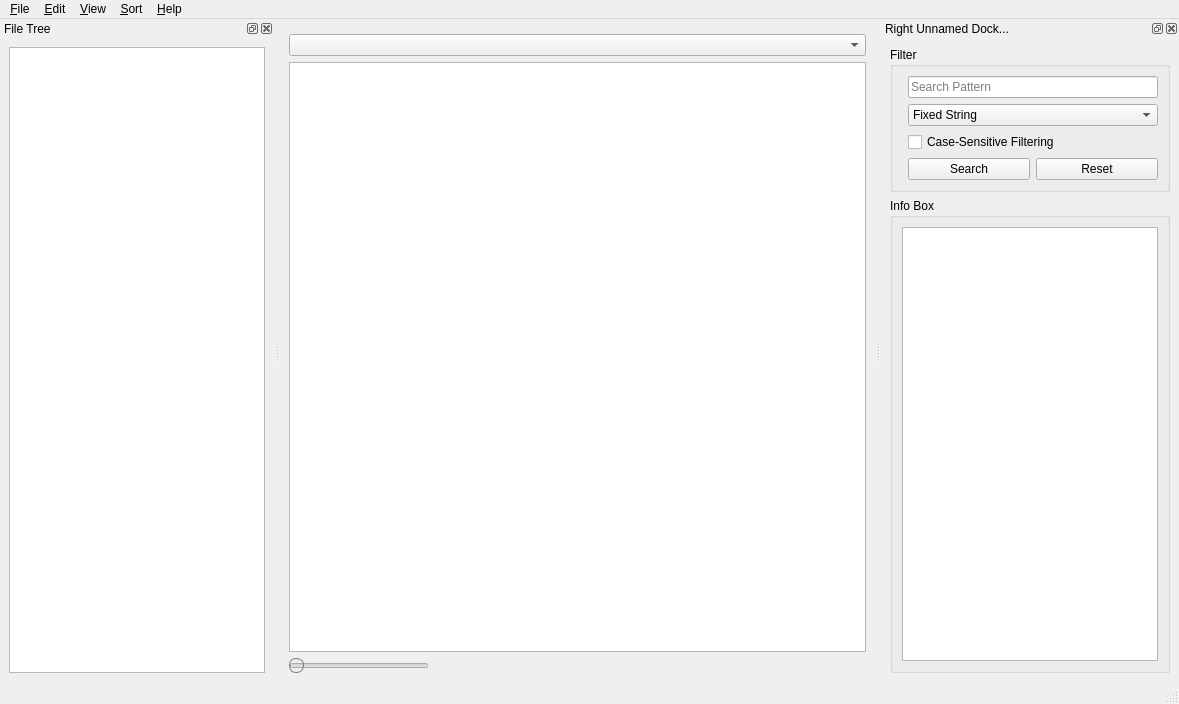
<?xml version="1.0" encoding="UTF-8"?>
<ui version="4.0">
 <class>MainWindow</class>
 <widget class="QMainWindow" name="MainWindow">
  <property name="geometry">
   <rect>
    <x>0</x>
    <y>0</y>
    <width>1179</width>
    <height>704</height>
   </rect>
  </property>
  <property name="windowTitle">
   <string>ANPV</string>
  </property>
  <property name="styleSheet">
   <string notr="true">
QSlider::add-page:horizontal {
border: 0px solid #777;
border-radius: 10px;
}

QSlider::handle:horizontal {
background: qlineargradient(x1:0, y1:0, x2:1, y2:1,
    stop:0 #eee, stop:1 #ccc);
border: 1px solid #777;
border-radius: 7px;
width: 14px;
}

QSlider::handle:horizontal:hover {
background: qlineargradient(x1:0, y1:0, x2:1, y2:1,
    stop:0 #fff, stop:1 #ddd);
border: 1px solid #444;
border-radius: 0px;
}
</string>
  </property>
  <widget class="QWidget" name="centralwidget">
   <property name="sizePolicy">
    <sizepolicy hsizetype="MinimumExpanding" vsizetype="MinimumExpanding">
     <horstretch>0</horstretch>
     <verstretch>0</verstretch>
    </sizepolicy>
   </property>
   <layout class="QVBoxLayout" name="verticalLayout_2">
    <item>
     <widget class="QWidget" name="pathBreadcrumbs" native="true">
      <property name="contextMenuPolicy">
       <enum>Qt::NoContextMenu</enum>
      </property>
     </widget>
    </item>
    <item>
     <widget class="UrlNavigatorWidget" name="urlNavigator"/>
    </item>
    <item>
     <widget class="ThumbnailListView" name="thumbnailListView">
      <property name="contextMenuPolicy">
       <enum>Qt::ActionsContextMenu</enum>
      </property>
      <property name="whatsThis">
       <string>&lt;html&gt;&lt;head/&gt;&lt;body&gt;&lt;p&gt;&lt;p&gt;&lt;b&gt;The Thumbnail View&lt;/b&gt;&lt;/p&gt;Here you see all files of the current directory. Readable images that have an embedded thumbnail preview will be displayed immediately. Those images which do not have such an embedded preview, must be decoded once to also receive a (temporary) preview.&lt;/p&gt;&lt;p&gt;Note that those previews may be of very low resolution. Double click one or more images to see them in full resolution.&lt;/p&gt;&lt;p&gt;Also note that not all image editors respect those embedded previews. I.e. they may leave garbage previews there.&lt;/p&gt;&lt;/body&gt;&lt;/html&gt;</string>
      </property>
     </widget>
    </item>
    <item>
     <layout class="QHBoxLayout" name="horizontalLayout">
      <item>
       <widget class="QSlider" name="iconSizeSlider">
        <property name="sizePolicy">
         <sizepolicy hsizetype="Maximum" vsizetype="Fixed">
          <horstretch>0</horstretch>
          <verstretch>0</verstretch>
         </sizepolicy>
        </property>
        <property name="minimumSize">
         <size>
          <width>140</width>
          <height>0</height>
         </size>
        </property>
        <property name="cursor">
         <cursorShape>SizeHorCursor</cursorShape>
        </property>
        <property name="contextMenuPolicy">
         <enum>Qt::NoContextMenu</enum>
        </property>
        <property name="toolTip">
         <string/>
        </property>
        <property name="whatsThis">
         <string>&lt;html&gt;&lt;head/&gt;&lt;body&gt;&lt;p&gt;Use this slider to set the height of the thumbnails (in pixel).&lt;/p&gt;&lt;/body&gt;&lt;/html&gt;</string>
        </property>
        <property name="orientation">
         <enum>Qt::Horizontal</enum>
        </property>
       </widget>
      </item>
      <item>
       <widget class="CancellableProgressWidget" name="cancellableWidget" native="true">
        <property name="sizePolicy">
         <sizepolicy hsizetype="Expanding" vsizetype="Preferred">
          <horstretch>0</horstretch>
          <verstretch>0</verstretch>
         </sizepolicy>
        </property>
       </widget>
      </item>
     </layout>
    </item>
   </layout>
  </widget>
  <widget class="QMenuBar" name="menubar">
   <property name="geometry">
    <rect>
     <x>0</x>
     <y>0</y>
     <width>1179</width>
     <height>23</height>
    </rect>
   </property>
   <widget class="QMenu" name="menuFile">
    <property name="title">
     <string>&amp;File</string>
    </property>
   </widget>
   <widget class="QMenu" name="menuHelp">
    <property name="title">
     <string>&amp;Help</string>
    </property>
    <addaction name="actionAbout_ANPV"/>
    <addaction name="actionAbout_Qt"/>
   </widget>
   <widget class="QMenu" name="menuView">
    <property name="title">
     <string>&amp;View</string>
    </property>
    <addaction name="actionReload"/>
    <addaction name="actionPreview_all_images"/>
   </widget>
   <widget class="QMenu" name="menuEdit">
    <property name="title">
     <string>&amp;Edit</string>
    </property>
   </widget>
   <widget class="QMenu" name="menuSort">
    <property name="title">
     <string>&amp;Sort</string>
    </property>
   </widget>
   <addaction name="menuFile"/>
   <addaction name="menuEdit"/>
   <addaction name="menuView"/>
   <addaction name="menuSort"/>
   <addaction name="menuHelp"/>
  </widget>
  <widget class="QStatusBar" name="statusbar"/>
  <widget class="QDockWidget" name="dockWidget">
   <property name="windowTitle">
    <string>File Tree</string>
   </property>
   <attribute name="dockWidgetArea">
    <number>1</number>
   </attribute>
   <widget class="QWidget" name="dockWidgetContents">
    <layout class="QVBoxLayout" name="verticalLayout">
     <item>
      <widget class="QTreeView" name="fileSystemTreeView">
       <property name="contextMenuPolicy">
        <enum>Qt::ActionsContextMenu</enum>
       </property>
      </widget>
     </item>
    </layout>
   </widget>
  </widget>
  <widget class="QDockWidget" name="dockWidget_3">
   <property name="windowTitle">
    <string>Right Unnamed Dock...</string>
   </property>
   <attribute name="dockWidgetArea">
    <number>2</number>
   </attribute>
   <widget class="QWidget" name="dockWidgetContents_3">
    <layout class="QVBoxLayout" name="verticalLayout_3">
     <item>
      <widget class="QGroupBox" name="filterGroupBox">
       <property name="contextMenuPolicy">
        <enum>Qt::NoContextMenu</enum>
       </property>
       <property name="title">
        <string>Filter</string>
       </property>
       <layout class="QFormLayout" name="formLayout">
        <item row="1" column="1">
         <widget class="QLineEdit" name="filterPatternLineEdit">
          <property name="sizePolicy">
           <sizepolicy hsizetype="MinimumExpanding" vsizetype="Fixed">
            <horstretch>0</horstretch>
            <verstretch>0</verstretch>
           </sizepolicy>
          </property>
          <property name="statusTip">
           <string>Enter the Filter pattern here</string>
          </property>
          <property name="placeholderText">
           <string>Search Pattern</string>
          </property>
         </widget>
        </item>
        <item row="2" column="1">
         <widget class="QComboBox" name="filterSyntaxComboBox">
          <property name="sizePolicy">
           <sizepolicy hsizetype="MinimumExpanding" vsizetype="Fixed">
            <horstretch>0</horstretch>
            <verstretch>0</verstretch>
           </sizepolicy>
          </property>
          <property name="statusTip">
           <string notr="true">Choose how the filter pattern should be interpreted.</string>
          </property>
          <property name="whatsThis">
           <string>&lt;html&gt;&lt;head/&gt;&lt;body&gt;&lt;p&gt;The filter pattern may be interpreted in three different ways. It's either handled as a pure string which directly translates to filenames.&lt;/p&gt;&lt;p&gt;It can also be treated as a wildcard (&lt;a href=&quot;https://en.wikipedia.org/wiki/Glob_(programming)&quot;&gt;&lt;span style=&quot; text-decoration: underline;&quot;&gt;globbing&lt;/span&gt;&lt;/a&gt;) pattern. See &lt;a href=&quot;https://doc.qt.io/qt-6/qregularexpression.html#wildcardToRegularExpression&quot;&gt;&lt;span style=&quot; text-decoration: underline;&quot;&gt;QRegularExpression::wildcardToRegularExpression()&lt;/span&gt;&lt;/a&gt; for more information.&lt;/p&gt;&lt;p&gt;The greatest flexibility is provided by the RegEx pattern. The patterns are Perl-compatible. See documentation of &lt;a href=&quot;https://doc.qt.io/qt-6/qregularexpression.html#introduction&quot;&gt;&lt;span style=&quot; text-decoration: underline;&quot;&gt;QRegularExpression&lt;/span&gt;&lt;/a&gt; for details.&lt;/p&gt;&lt;/body&gt;&lt;/html&gt;</string>
          </property>
          <item>
           <property name="text">
            <string>Fixed String</string>
           </property>
          </item>
          <item>
           <property name="text">
            <string>String with wildcards</string>
           </property>
          </item>
          <item>
           <property name="text">
            <string>Regular Expression</string>
           </property>
          </item>
         </widget>
        </item>
        <item row="3" column="1">
         <widget class="QCheckBox" name="filterCaseSensitivityCheckBox">
          <property name="statusTip">
           <string>Check if the filter pattern should be treated case-sensitive.</string>
          </property>
          <property name="text">
           <string>Case-Sensitive Filtering</string>
          </property>
         </widget>
        </item>
        <item row="4" column="1">
         <layout class="QHBoxLayout" name="horizontalLayout_2">
          <item>
           <widget class="QPushButton" name="searchButton">
            <property name="whatsThis">
             <string>&lt;html&gt;&lt;head/&gt;&lt;body&gt;&lt;p&gt;Applies the specified filter parameters to the thumbnail view.&lt;/p&gt;&lt;p&gt;Alternatively, hitting Enter while filter has focus will apply parameters and bring thumbnail view back in focus.&lt;/p&gt;&lt;/body&gt;&lt;/html&gt;</string>
            </property>
            <property name="text">
             <string>Search</string>
            </property>
           </widget>
          </item>
          <item>
           <widget class="QPushButton" name="resetButton">
            <property name="whatsThis">
             <string>&lt;html&gt;&lt;head/&gt;&lt;body&gt;&lt;p&gt;Reset the filter.&lt;/p&gt;&lt;p&gt;Alternatively, hitting ESC while the filter has focus will reset itself and bring thumbnail view back in focus.&lt;/p&gt;&lt;/body&gt;&lt;/html&gt;</string>
            </property>
            <property name="text">
             <string>Reset</string>
            </property>
           </widget>
          </item>
         </layout>
        </item>
       </layout>
      </widget>
     </item>
     <item>
      <widget class="QGroupBox" name="infoGroupBox">
       <property name="title">
        <string>Info Box</string>
       </property>
       <layout class="QVBoxLayout" name="verticalLayout_4">
        <item>
         <widget class="QTextBrowser" name="infoBox">
          <property name="openLinks">
           <bool>false</bool>
          </property>
         </widget>
        </item>
       </layout>
      </widget>
     </item>
    </layout>
   </widget>
  </widget>
  <action name="actionAbout_ANPV">
   <property name="icon">
    <iconset theme=":/images/ANPV.ico"/>
   </property>
   <property name="text">
    <string>About ANPV</string>
   </property>
  </action>
  <action name="actionCombine_RAWs_and_JPGs">
   <property name="checkable">
    <bool>true</bool>
   </property>
   <property name="text">
    <string>Combine RAWs and JPGs</string>
   </property>
   <property name="toolTip">
    <string>&lt;html&gt;&lt;head/&gt;&lt;body&gt;&lt;p&gt;If a RAW file (e.g. .CR2 or .NEF) has a similar named .JPG file, only display the JPG and hide the RAWs.&lt;/p&gt;&lt;/body&gt;&lt;/html&gt;</string>
   </property>
   <property name="statusTip">
    <string>If a RAW file (e.g. .CR2 or .NEF) has a similar named .JPG file, only display the JPG and hide the RAWs.</string>
   </property>
   <property name="shortcut">
    <string>F6</string>
   </property>
   <property name="shortcutContext">
    <enum>Qt::ApplicationShortcut</enum>
   </property>
  </action>
  <action name="actionNo_Change">
   <property name="checkable">
    <bool>true</bool>
   </property>
   <property name="text">
    <string>No Change</string>
   </property>
   <property name="toolTip">
    <string>&lt;html&gt;&lt;head/&gt;&lt;body&gt;&lt;p&gt;Do not change the scale, rotation or transformation when switching between images.&lt;/p&gt;&lt;/body&gt;&lt;/html&gt;</string>
   </property>
   <property name="shortcut">
    <string>F3</string>
   </property>
   <property name="shortcutContext">
    <enum>Qt::ApplicationShortcut</enum>
   </property>
  </action>
  <action name="actionFit_in_FOV">
   <property name="checkable">
    <bool>true</bool>
   </property>
   <property name="text">
    <string>Fit in FOV</string>
   </property>
   <property name="toolTip">
    <string>&lt;html&gt;&lt;head/&gt;&lt;body&gt;&lt;p&gt;When switching between images, fit the entire image into the Field Of View, i.e. the available space of the window.&lt;/p&gt;&lt;/body&gt;&lt;/html&gt;</string>
   </property>
   <property name="shortcut">
    <string>F4</string>
   </property>
   <property name="shortcutContext">
    <enum>Qt::ApplicationShortcut</enum>
   </property>
  </action>
  <action name="actionCenter_AF_focus_point">
   <property name="checkable">
    <bool>true</bool>
   </property>
   <property name="text">
    <string>Center around AF focus point</string>
   </property>
   <property name="toolTip">
    <string>&lt;html&gt;&lt;head/&gt;&lt;body&gt;&lt;p&gt;This will preserve the zoom factor, while making sure to transpose the image so that the AF points which are &amp;quot;in-focus&amp;quot; are located in the center of the FOV. If no AF data is available, no transposing takes place.&lt;/p&gt;&lt;/body&gt;&lt;/html&gt;</string>
   </property>
   <property name="statusTip">
    <string>This will preserve the zoom factor, while making sure to transpose the image so that the AF points which are &quot;in-focus&quot; are located in the center of the FOV. If no AF data is available, no transposing takes place.</string>
   </property>
   <property name="shortcut">
    <string>F8</string>
   </property>
   <property name="shortcutContext">
    <enum>Qt::ApplicationShortcut</enum>
   </property>
  </action>
  <action name="actionAbout_Qt">
   <property name="text">
    <string>About Qt</string>
   </property>
  </action>
  <action name="actionShow_AF_Points">
   <property name="checkable">
    <bool>true</bool>
   </property>
   <property name="text">
    <string>Show AF Points</string>
   </property>
   <property name="toolTip">
    <string>&lt;html&gt;&lt;head/&gt;&lt;body&gt;&lt;p&gt;Shows the AutoFocus Points available in the EXIF metadata. Currently only supported for Canon cameras.&lt;/p&gt;&lt;/body&gt;&lt;/html&gt;</string>
   </property>
   <property name="statusTip">
    <string>Shows the AutoFocus Points available in the EXIF metadata. Currently only supported for Canon cameras.</string>
   </property>
   <property name="shortcut">
    <string>F7</string>
   </property>
   <property name="shortcutContext">
    <enum>Qt::ApplicationShortcut</enum>
   </property>
  </action>
  <action name="actionRespect_EXIF_orientation">
   <property name="checkable">
    <bool>true</bool>
   </property>
   <property name="text">
    <string>Respect EXIF orientation</string>
   </property>
   <property name="toolTip">
    <string>&lt;html&gt;&lt;head/&gt;&lt;body&gt;&lt;p&gt;Automatically rotates the image as indicated by the EXIF metadata. If no such information is available, landscape orientation will be used by default.&lt;/p&gt;&lt;/body&gt;&lt;/html&gt;</string>
   </property>
   <property name="shortcutContext">
    <enum>Qt::ApplicationShortcut</enum>
   </property>
  </action>
  <action name="actionReload">
   <property name="icon">
    <iconset theme="view-refresh"/>
   </property>
   <property name="text">
    <string>Reload</string>
   </property>
   <property name="shortcut">
    <string>F5</string>
   </property>
  </action>
  <action name="actionPreview_all_images">
   <property name="icon">
    <iconset theme="document-print-preview"/>
   </property>
   <property name="text">
    <string>Preview all images</string>
   </property>
   <property name="shortcut">
    <string>Shift+F5</string>
   </property>
  </action>
 </widget>
 <customwidgets>
  <customwidget>
   <class>ThumbnailListView</class>
   <extends>QListView</extends>
   <header>ThumbnailListView.hpp</header>
  </customwidget>
  <customwidget>
   <class>CancellableProgressWidget</class>
   <extends>QWidget</extends>
   <header>CancellableProgressWidget.hpp</header>
   <container>1</container>
  </customwidget>
  <customwidget>
   <class>UrlNavigatorWidget</class>
   <extends>QComboBox</extends>
   <header>UrlNavigatorWidget.hpp</header>
  </customwidget>
 </customwidgets>
 <tabstops>
  <tabstop>thumbnailListView</tabstop>
  <tabstop>filterPatternLineEdit</tabstop>
  <tabstop>filterSyntaxComboBox</tabstop>
  <tabstop>filterCaseSensitivityCheckBox</tabstop>
  <tabstop>searchButton</tabstop>
  <tabstop>resetButton</tabstop>
  <tabstop>infoBox</tabstop>
  <tabstop>iconSizeSlider</tabstop>
  <tabstop>fileSystemTreeView</tabstop>
  <tabstop>urlNavigator</tabstop>
 </tabstops>
 <resources/>
 <connections/>
</ui>
